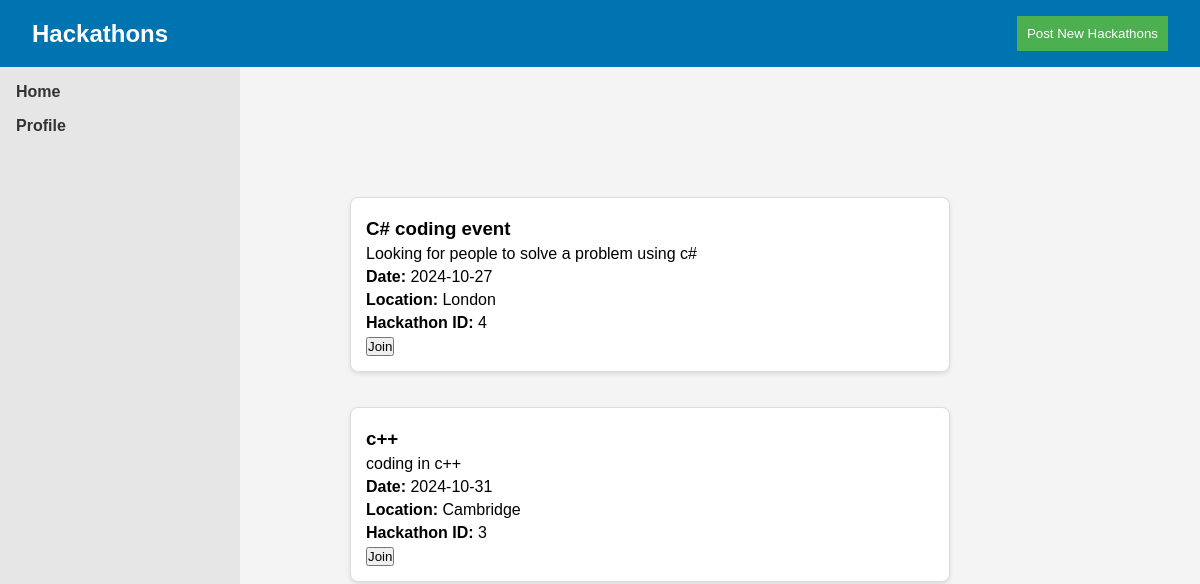
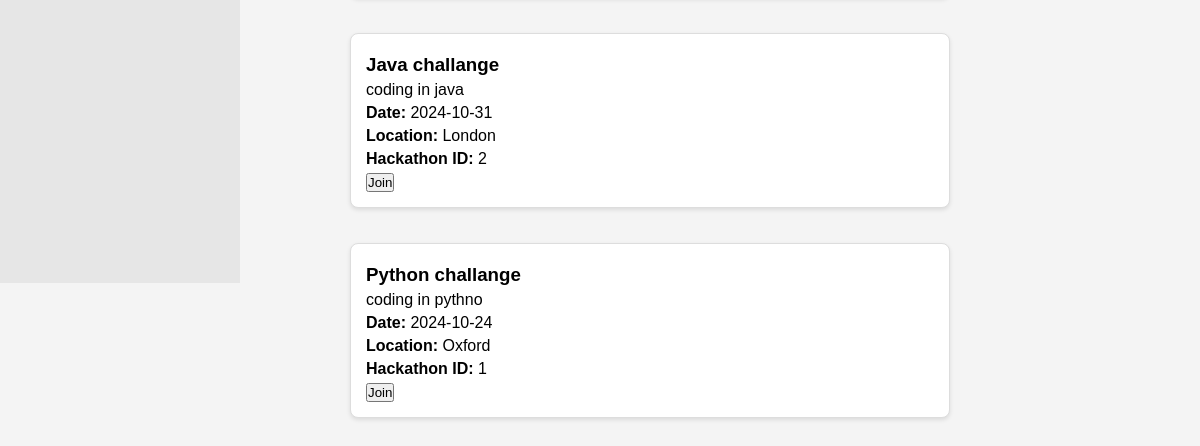
/hack, run on an earlier commit of the app's database (2 pictures, top to bottom).
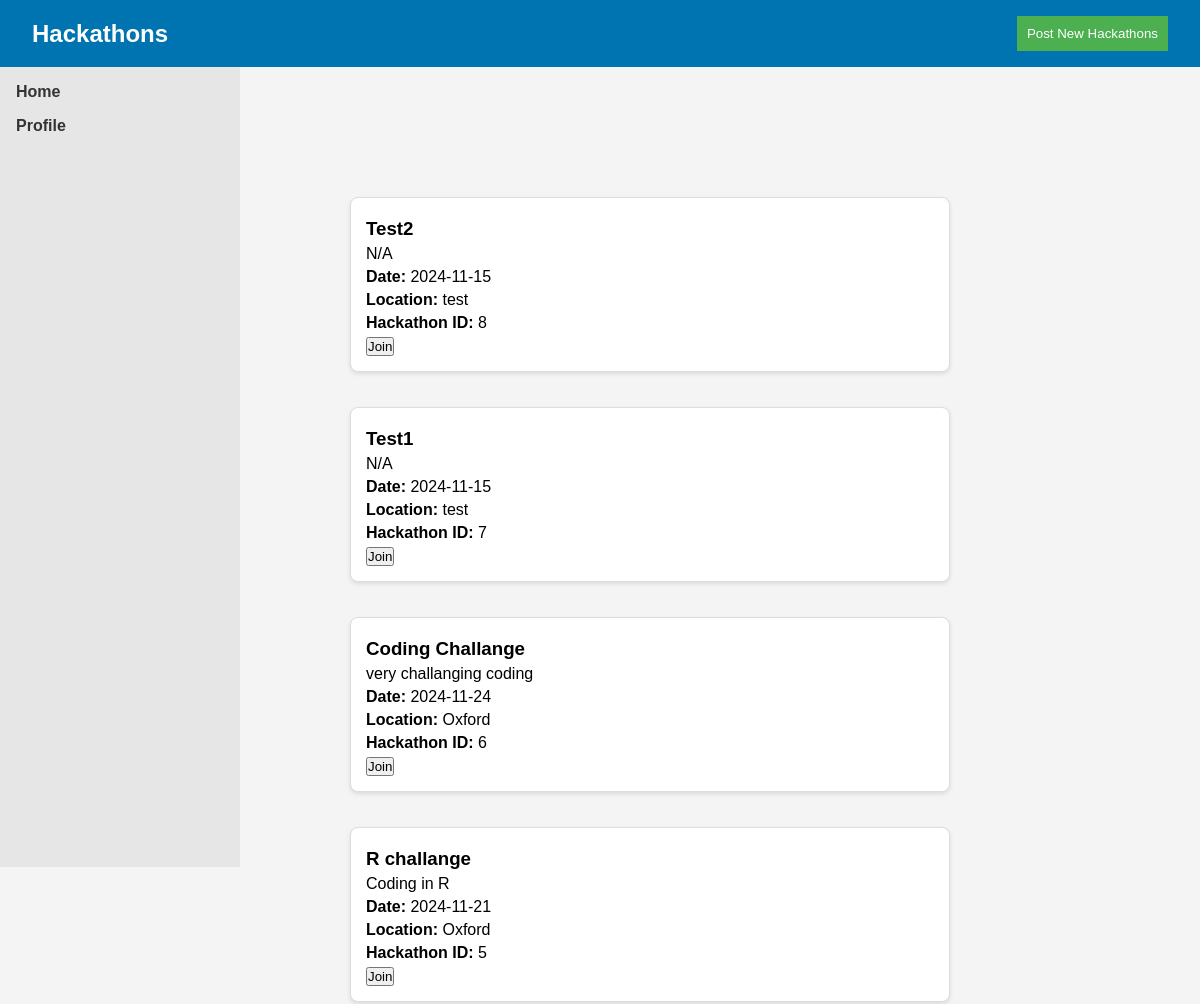
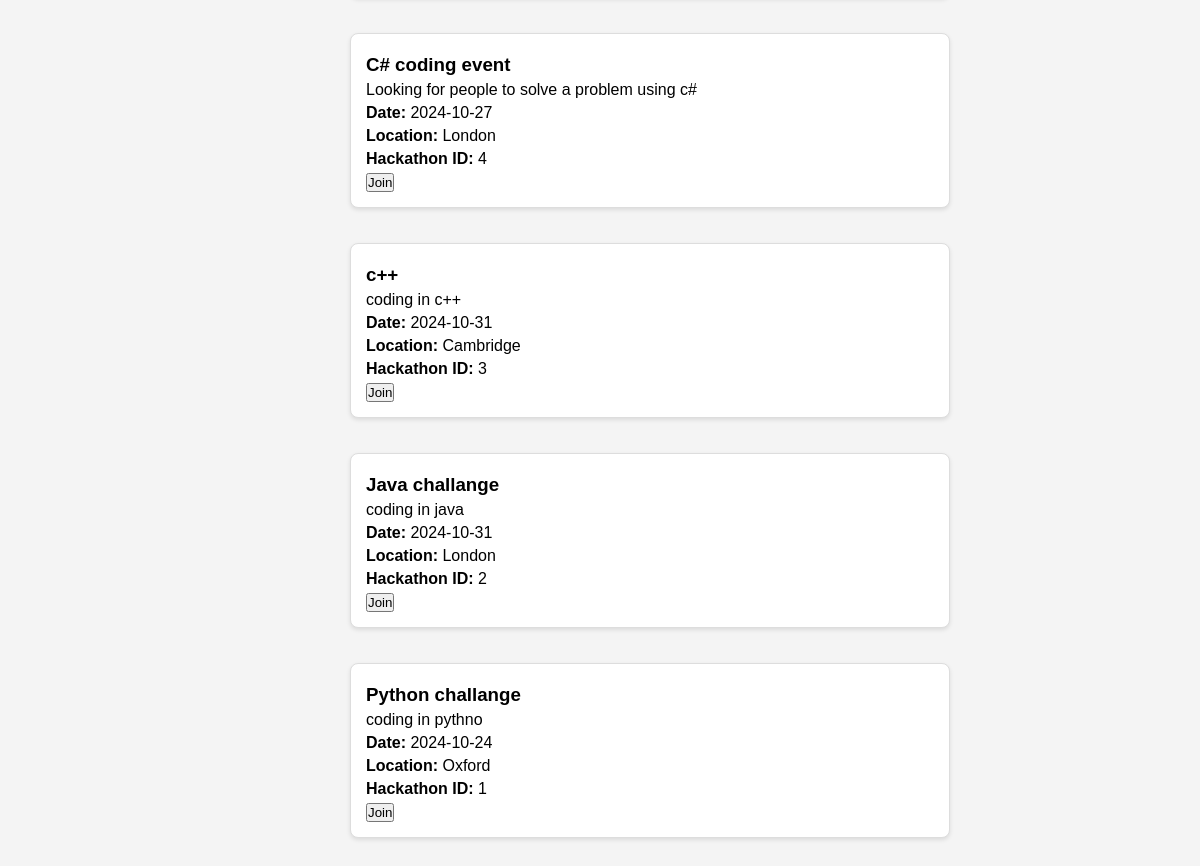
And on a later commit of the database (2 pictures, top to bottom).
### tables this page shows
CREATE TABLE hackathons (
    id INTEGER PRIMARY KEY AUTOINCREMENT,
    title TEXT NOT NULL,
    description TEXT NOT NULL,
    date TEXT NOT NULL,
    location TEXT NOT NULL
);

### app.py (the view)
@app.route('/hack', methods=['GET'])
def hack():
     hackathons = query_db("SELECT id, title, description, date, location FROM hackathons ORDER BY id DESC")  # Order by ID in descending order
     return render_template('hack.html', hackathons=hackathons)

### app.py (called while the page is built)
def get_db():
     db = sqlite3.connect('database.sqlite')
     db.row_factory = sqlite3.Row
     return db

def query_db(query, args=(), one=False):
     cur = get_db().execute(query, args)
     rv = cur.fetchall()
     cur.close()
     return (rv[0] if rv else None) if one else rv

### templates/hack.html (shortened to what this page needs)
<!DOCTYPE html>
<html lang="en">
<head>
    <link rel="stylesheet" href="{{ url_for('static', filename='css/hack.css') }}">
</head>
<body>
    <header>
        <div class="navbar">
            <h1>Hackathons</h1>
            <button class="post-hack-btn" onclick="showForm()">Post New Hackathons</button>
        </div>
    </header>
    <aside class="sidebar">
        <ul>
            <li><a href="/">Home</a></li>
                <li><a href="/profile">Profile</a></li>
        </ul>
    </aside>
    <main class="container">
        <div id="hackathon-feed">
            {%if hackathons %}
                {% for hackathon in hackathons %}
                <div class="hackathon-post">
                    <h3>{{ hackathon.title }}</h3>
                    <p>{{ hackathon.description }}</p>
                    <p><strong>Date:</strong> {{ hackathon.date }}</p>
                    <p><strong>Location:</strong> {{ hackathon.location }}</p>
                    <p><strong>Hackathon ID:</strong> {{ hackathon.id }}</p>
                    <button class="join-hackathon-btn" onclick="joinHackathon('{{ hackathon.id }}')">Join</button>
                </div>
                {% endfor %}
            {% else %}
            <p>No hackathons available. Be the first to post one!</p>
            {% endif %}
        </div>
    </main>
</body>
</html>

### static/css/hack.css (style rules this page uses)
* { margin: 0; padding: 0; box-sizing: border-box; }
body { font-family: Arial, Helvetica, sans-serif; background-color: #f4f4f4; }
.navbar { background-color: #0073b1; color: white; padding: 1rem 2rem; display: flex; justify-content: space-between; align-items: center; }
.navbar h1 { font-size: 1.5rem; }
.post-hack-btn { background-color: #4CAF50; color: white; border: none; padding: 10px; cursor: pointer; }
.container { width: 80%; margin: 20px auto; padding: 20px; display: flex; flex-direction: column; align-items: center; }
#hackathon-feed { width: 100%; display: flex; flex-direction: column; gap: 15px; align-items: center; margin-top: 20px; padding-top: 60px; padding-left: 100px; }
.hackathon-post { background-color: white; padding: 15px; border-radius: 8px; box-shadow: 0px 2px 4px rgba(0, 0, 0, 0.1); border: 1px solid #ddd; width: 80%; max-width: 600px; margin: 10px 0; word-wrap: break-word; }
.hackathon-post h3, .hackathon-post p { text-align: left; margin: 5px 0; }
.sidebar { width: 20%; background-color: #e6e6e6; padding: 1rem; height: 100vh; position: fixed; left: 0; }
.sidebar ul { list-style: none; }
.sidebar ul li { margin-bottom: 1rem; }
.sidebar ul li a { color: #333; text-decoration: none; font-weight: bold; }

What changed in the data, as far as the page shows it:
added hackathons: title "Test2", description "N/A", date "2024-11-15", location "test", id "8"
added hackathons: title "Test1", description "N/A", date "2024-11-15", location "test", id "7"
added hackathons: title "Coding Challange", description "very challanging coding", date "2024-11-24", location "Oxford", id "6"
added hackathons: title "R challange", description "Coding in R", date "2024-11-21", location "Oxford", id "5"
